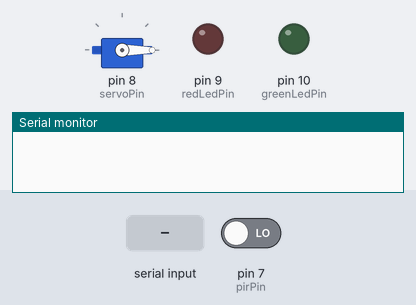
Simulated run of this sketch. Board: Arduino Uno, built with avr-gcc and run on an emulated ATmega328P. On the bench: servo, output pins drawn as LEDs (lit = HIGH), the last lines printed to the serial monitor. The inputs (shaded band) are chosen by the test bench; at power-on: pin 7 (pirPin) LOW.

Above: at 1.2 s.
1.3 s: "A" received over Serial
At 2.1 s:
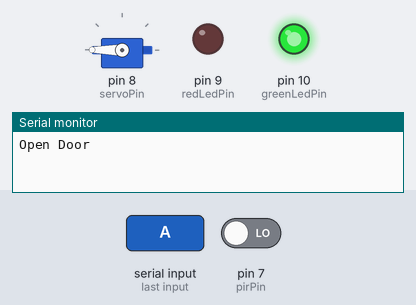
6.0 s: "a" received over Serial
At 10.7 s:
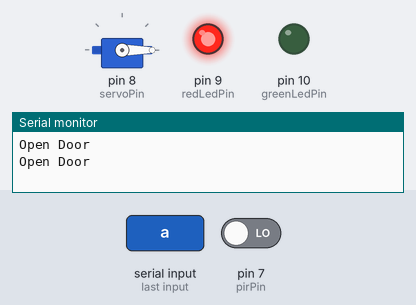
Timing chart, 0 to 12.0 s (numbered marks = the images above; inputs shaded):
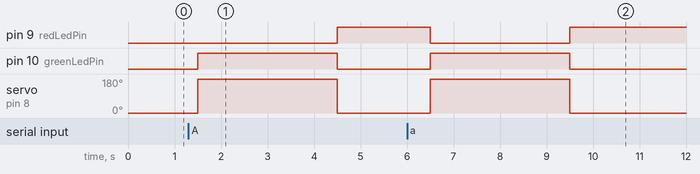

Measured:
- after the input at 1.3 s, pin 9 (redLedPin): LOW → HIGH after 3.2 s; pin 10 (greenLedPin): LOW → HIGH after 0.20 s, → LOW 3.0 s later; servo on pin 8 (servoPin): 0° → 180° after 0.20 s, → 0° 3.0 s later
- after the input at 6.0 s, pin 9 (redLedPin): HIGH → LOW after 0.50 s, → HIGH 3.0 s later; pin 10 (greenLedPin): LOW → HIGH after 0.50 s, → LOW 3.0 s later; servo on pin 8 (servoPin): 0° → 180° after 0.50 s, → 0° 3.0 s later

The sketch:

uni_access.ino
```cpp
#include <Servo.h>

int pirPin = 7; // Pin del sensor PIR
int servoPin = 8; // Pin del servo
int redLedPin = 9; // Pin del Led Rojo
int greenLedPin = 10; // Pin del Led Verde

Servo myServo; // Crear un objeto Servo

const int debounceTime = 50; // Debounce time in milliseconds
int lastPirState = LOW;
int currentPirState = LOW;
int openDoor = 180; // Ángulo para la puerta abierta
int closeDoor = 0;  // Ángulo para la puerta cerrada

void setup() {
  pinMode(pirPin, INPUT);
  pinMode(redLedPin, OUTPUT);
  pinMode(greenLedPin, OUTPUT);
  myServo.attach(servoPin); // Adjuntar el servo al pin
  Serial.begin(9600);
  myServo.write(0);
}

void loop() {
  currentPirState = digitalRead(pirPin);

  // Only send a message if the state has actually changed
  if (currentPirState != lastPirState) {
    if (currentPirState == HIGH) {
      Serial.println("Movimiento detectado");
    } else {
      Serial.println("Sin movimiento");
    }
    lastPirState = currentPirState; // Update last state for next debounce cycle
  }

  // Check for incoming serial data
  if (Serial.available() > 0) {
    char receivedChar = Serial.read(); // Leer el carácter recibido

    // Verificar el carácter recibido
    if (receivedChar == 'A' || receivedChar == 'a') {
      Serial.println("Open Door"); // Enviar mensaje "Open Door" por el puerto serie
      myServo.write(openDoor);
      digitalWrite(greenLedPin, HIGH);
      digitalWrite(redLedPin, LOW);
      delay(3000);
      myServo.write(closeDoor);
      digitalWrite(redLedPin, HIGH);
      digitalWrite(greenLedPin, LOW);
    }
  }

  delay(500); // Esperar 1 segundo antes de volver a verificar
}
```
